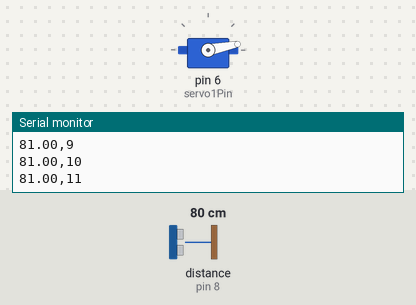
Recording of a sketch running on a simulated Arduino Uno, built with avr-gcc and run on an emulated ATmega328P. Parts: servo, the last lines printed to the serial monitor. Wiring (inferred from the names in the program): ultrasonic range finder: trigger pin 9; echo pin 8. The inputs (shaded band) are chosen by the test bench; at power-on: distance to the obstacle (sensor on pin 8) 80 cm. The echo pulse lasts 58.3 µs per cm.

Above: at 1.2 s.
1.3 s: distance to the obstacle (sensor on pin 8) set to 183 cm
At 2.56 s:
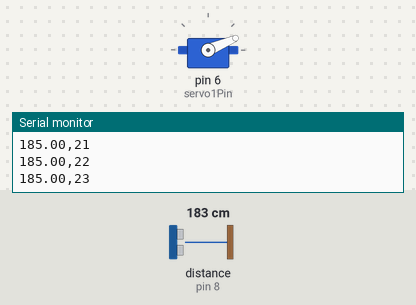
4.3 s: distance to the obstacle (sensor on pin 8) set to 2 cm
At 4.54 s:
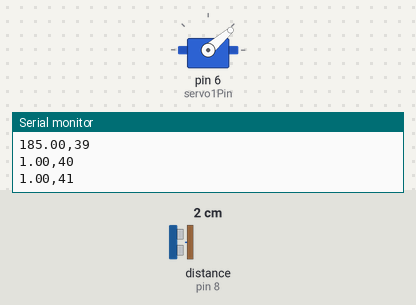
Timing chart, 0 to 22.3 s (numbered marks = the images above; inputs shaded):
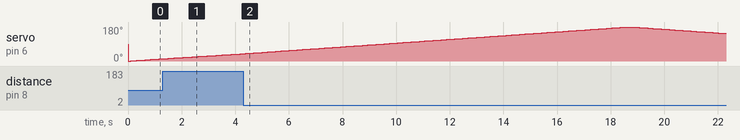

Measured:
- by itself, servo on pin 6 (servo1Pin): rises from 39° to 180° in 14.2 s, then falls to 146° in 3.6 s

The sketch:

radar.ino
```cpp
//Upload this to the arduino and run the python progam radar.py
//Remember to close this page while running the python program because serial port can only connect to one program at a time

#include <Servo.h>

#define CLK 3;
#define DIO 4;

const int servo1Pin = 6;
const int trigPin = 9;
const int echoPin = 8;

float distance, duration;
int angle;
float serial_distance;

Servo servo1;


void setup() {
  // put your setup code here, to run once:
  servo1.attach(servo1Pin);
  servo1.write(90);

  pinMode(trigPin, OUTPUT);
  pinMode(echoPin, INPUT);

  Serial.begin(9600);
}


void loop() {
  // put your main code here, to run repeatedly:
  for (angle; angle<=180; angle++){
    serial_distance = measure_distance();
    servo1.write(angle);

    Serial.print(serial_distance);
    Serial.print(",");
    Serial.println(angle);
    delay(100);
  }

  for (angle; angle>=0; angle--){
    serial_distance = measure_distance();
    servo1.write(angle);

    Serial.print(serial_distance);
    Serial.print(",");
    Serial.println(angle);
    delay(100);
  }

}

int measure_distance(){
  digitalWrite(trigPin, LOW);
  delayMicroseconds(2);
	digitalWrite(trigPin, HIGH);
  delayMicroseconds(10);
  digitalWrite(trigPin, LOW);

  duration = pulseIn(echoPin, HIGH);
  distance = duration * .0349 / 2;

  return(distance);
}
```
